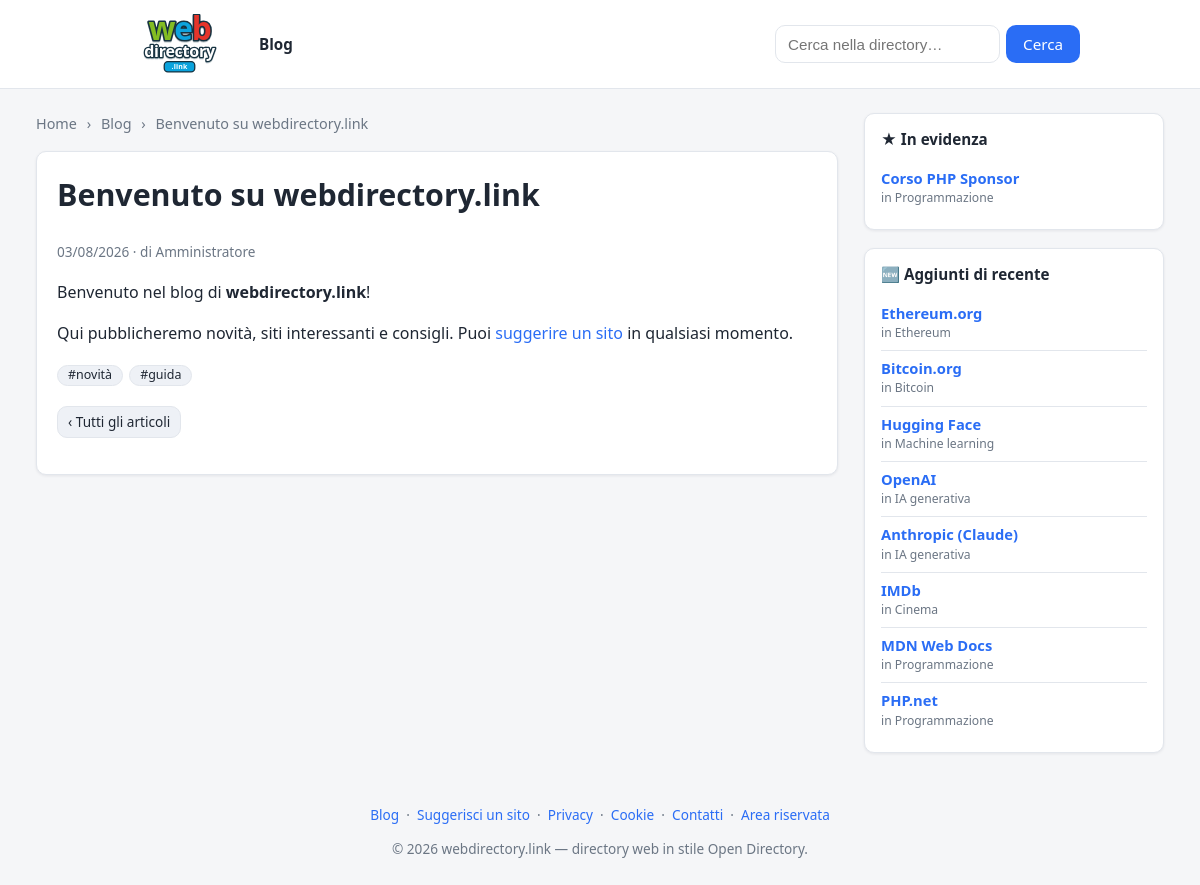
The page /blog/benvenuto on the database its author committed.
### tables this page shows
CREATE TABLE `posts` (
  `id`           INT UNSIGNED NOT NULL AUTO_INCREMENT,
  `title`        VARCHAR(200) NOT NULL,
  `slug`         VARCHAR(220) NOT NULL,
  `excerpt`      VARCHAR(500) NULL,
  `body`         MEDIUMTEXT NULL,
  `cover_image`  VARCHAR(500) NULL,
  `tags`         VARCHAR(255) NULL,
  `category_id`  INT UNSIGNED NULL,
  `status`       ENUM('draft','published') NOT NULL DEFAULT 'draft',
  `author`       VARCHAR(120) NULL,
  `published_at` DATETIME NULL,
  `created_at`   DATETIME NOT NULL DEFAULT CURRENT_TIMESTAMP,
  PRIMARY KEY (`id`),
  UNIQUE KEY `uq_posts_slug` (`slug`),
  KEY `idx_posts_status` (`status`,`published_at`),
  KEY `idx_posts_category` (`category_id`),
  CONSTRAINT `fk_posts_category` FOREIGN KEY (`category_id`)
    REFERENCES `categories` (`id`) ON DELETE SET NULL
);

CREATE TABLE `links` (
  `id`           INT UNSIGNED NOT NULL AUTO_INCREMENT,
  `category_id`  INT UNSIGNED NOT NULL,
  `title`        VARCHAR(200) NOT NULL,
  `url`          VARCHAR(2048) NOT NULL,
  `description`  TEXT NULL,
  `status`       ENUM('approved','pending') NOT NULL DEFAULT 'approved',
  `submitted_by` VARCHAR(190) NULL,    
  `featured`         TINYINT(1) NOT NULL DEFAULT 0,    
  `featured_position` INT NOT NULL DEFAULT 0,          
  `featured_until`   DATE NULL,                        
  `image_url`    VARCHAR(2048) NULL,                   
  `latitude`     DECIMAL(10,7) NULL,                   
  `longitude`    DECIMAL(10,7) NULL,
  `address`      VARCHAR(255) NULL,                    
  `sort_order`   INT NOT NULL DEFAULT 0,
  `created_at`   DATETIME NOT NULL DEFAULT CURRENT_TIMESTAMP,
  PRIMARY KEY (`id`),
  KEY `idx_links_category` (`category_id`),
  KEY `idx_links_status` (`status`),
  KEY `idx_links_featured` (`featured`,`featured_position`),
  FULLTEXT KEY `ft_links_search` (`title`,`description`),
  CONSTRAINT `fk_links_category` FOREIGN KEY (`category_id`)
      REFERENCES `categories`(`id`) ON DELETE CASCADE
);

CREATE TABLE `categories` (
  `id`          INT UNSIGNED NOT NULL AUTO_INCREMENT,
  `parent_id`   INT UNSIGNED NULL,
  `name`        VARCHAR(160) NOT NULL,
  `slug`        VARCHAR(180) NOT NULL,
  `path`        VARCHAR(2000) NOT NULL DEFAULT '',   
  `description` TEXT NULL,
  `sort_order`  INT NOT NULL DEFAULT 0,
  `created_at`  DATETIME NOT NULL DEFAULT CURRENT_TIMESTAMP,
  PRIMARY KEY (`id`),
  KEY `idx_categories_parent` (`parent_id`),
  KEY `idx_categories_path` (`path`(191)),
  CONSTRAINT `fk_categories_parent` FOREIGN KEY (`parent_id`)
      REFERENCES `categories`(`id`) ON DELETE CASCADE
);

### app/helpers.php (called while the page is built, shortened)
<?php
function e(?string $v): string
{
    return htmlspecialchars((string) $v, ENT_QUOTES | ENT_SUBSTITUTE, 'UTF-8');
}
function url(string $path = ''): string
{
    global $CONFIG;
    $base = rtrim($CONFIG['site']['base_url'] ?? '', '/');
    $path = '/' . ltrim($path, '/');
    return $base . ($path === '/' ? '/' : $path);
}
function view(string $view, array $data = [], string $layout = 'layout'): void
{
    extract($data, EXTR_SKIP);
    require APP_PATH . '/views/' . $view . '.php';
    require APP_PATH . '/views/partials/' . $layout . '.php';
}

### app/controllers/PublicController.php (called while the page is built, shortened)
<?php
class PublicController
{
    public static function post(string $slug): void
    {
        $post = Post::findBySlug($slug);
        view('public/post', [
            'title'           => $post['title'],
            'metaDescription' => $post['excerpt'] ?: null,
            'metaImage'       => $post['cover_image'] ?: null,
            'post'            => $post,
        ]);
    }
}

### app/config.php (called while the page is built)
<?php
return [
    'db' => [
        'driver'  => getenv('DB_DRIVER') ?: 'mysql',
        'host'    => getenv('DB_HOST') ?: '127.0.0.1',
        'name'    => getenv('DB_NAME') ?: 'dircms',
        'user'    => getenv('DB_USER') ?: 'root',
        'pass'    => getenv('DB_PASS') ?: '',
        'charset' => 'utf8mb4',
    ],
    'site' => [
        'name'     => 'webdirectory.link',
        'base_url' => '',
        'url'      => getenv('SITE_URL') ?: 'https://webdirectory.link',
        'email'    => 'info@webdirectory.link',
        'owner'    => '',
    ],
    'per_page' => 20,
    'adsense' => [
        'client' => getenv('ADSENSE_CLIENT') ?: '',
        'slot'   => getenv('ADSENSE_SLOT') ?: '',
    ],
    'antispam' => [
        'enabled'  => true,
        'min_secs' => 3,
    ],
    'describe' => [
        'meta_enabled' => true,
        'ai_enabled'   => (bool) (getenv('ANTHROPIC_API_KEY')),
        'ai_api_key'   => getenv('ANTHROPIC_API_KEY') ?: '',
        'ai_model'     => 'claude-haiku-4-5',
    ],
];

### app/Database.php (called while the page is built, shortened)
<?php
class Database
{
    private static ?PDO $pdo = null;
    public static function connect(array $cfg): PDO
    {
        $dsn = sprintf(
            'mysql:host=%s;dbname=%s;charset=%s',
            $cfg['host'],
            $cfg['name'],
            $cfg['charset']
        );
        self::$pdo = new PDO($dsn, $cfg['user'], $cfg['pass'], [
            PDO::ATTR_ERRMODE            => PDO::ERRMODE_EXCEPTION,
            PDO::ATTR_DEFAULT_FETCH_MODE => PDO::FETCH_ASSOC,
            PDO::ATTR_EMULATE_PREPARES   => false,
        ]);
        return self::$pdo;
    }
    public static function pdo(): PDO
    {
        return self::$pdo;
    }
}

### app/models/Post.php (called while the page is built, shortened)
<?php
class Post
{
    public static function db(): PDO
    {
        return Database::pdo();
    }
    public static function findBySlug(string $slug): ?array
    {
        $st = self::db()->prepare(
            'SELECT p.*, c.name AS category_name, c.path AS category_path
             FROM posts p LEFT JOIN categories c ON c.id = p.category_id
             WHERE p.slug = ?'
        );
        $st->execute([$slug]);
        return $st->fetch() ?: null;
    }
    public static function splitTags(?string $tags): array
    {
        $parts = array_map('trim', explode(',', $tags));
        return array_values(array_filter($parts, fn($t) => $t !== ''));
    }
}

### app/models/Link.php (called while the page is built, shortened)
<?php
class Link
{
    public static function db(): PDO
    {
        return Database::pdo();
    }
    public static function expireFeatured(): void
    {
        $st = self::db()->prepare(
            "UPDATE links SET featured = 0
             WHERE featured = 1 AND featured_until IS NOT NULL AND featured_until < ?"
        );
        $st->execute([date('Y-m-d')]);
    }
    public static function topFeatured(int $limit): array
    {
        self::expireFeatured();
        $st = self::db()->prepare(
            "SELECT l.*, c.name AS category_name, c.path AS category_path
             FROM links l JOIN categories c ON c.id = l.category_id
             WHERE l.featured = 1 AND l.status = 'approved'
             ORDER BY l.featured_position ASC, l.created_at DESC
             LIMIT ?"
        );
        $st->bindValue(1, $limit, PDO::PARAM_INT);
        $st->execute();
        return $st->fetchAll();
    }
    public static function recent(int $limit): array
    {
        $st = self::db()->prepare(
            "SELECT l.*, c.name AS category_name, c.path AS category_path
             FROM links l JOIN categories c ON c.id = l.category_id
             WHERE l.status = 'approved'
             ORDER BY l.created_at DESC, l.id DESC
             LIMIT ?"
        );
        $st->bindValue(1, $limit, PDO::PARAM_INT);
        $st->execute();
        return $st->fetchAll();
    }
}

### app/views/public/post.php (the view, shortened to what this page needs)
<nav class="breadcrumb">
  <a href="<?= e(url('/')) ?>">Home</a>
  <span class="sep">›</span>
  <a href="<?= e(url('/blog')) ?>">Blog</a>
  <span class="sep">›</span>
  <span><?= e($post['title']) ?></span>
</nav>
<article class="panel post-single">
  <h1 style="margin-top:0"><?= e($post['title']) ?></h1>
  <div class="muted" style="font-size:.85rem; margin-bottom:16px">
    <?= e(date('d/m/Y', strtotime((string)($post['published_at'] ?? $post['created_at'])))) ?>
    <?php if (!empty($post['author'])): ?> · di <?= e($post['author']) ?><?php endif; ?>
  </div>
  <div class="post-body"><?= $post['body'] ?? '' ?></div>
  <?php $ptags = Post::splitTags($post['tags'] ?? null); ?>
  <?php if ($ptags): ?>
    <div class="post-tags" style="margin-top:18px">
      <?php foreach ($ptags as $t): ?>
        <a class="tag-chip small" href="<?= e(url('/blog') . '?tag=' . rawurlencode($t)) ?>">#<?= e($t) ?></a>
      <?php endforeach; ?>
    </div>
  <?php endif; ?>
  <p style="margin-top:20px"><a class="btn secondary small" href="<?= e(url('/blog')) ?>">‹ Tutti gli articoli</a></p>
</article>

### public/index.php (shortened to what this page needs)
<?php
$configFile = APP_PATH . '/config.php';
$CONFIG = require $configFile;
require APP_PATH . '/Database.php';
require APP_PATH . '/helpers.php';
require APP_PATH . '/models/Link.php';
require APP_PATH . '/models/Post.php';
require APP_PATH . '/controllers/PublicController.php';
$uri = parse_url($_SERVER['REQUEST_URI'] ?? '/', PHP_URL_PATH) ?? '/';
$uri = '/' . trim(rawurldecode($uri), '/');
$method = $_SERVER['REQUEST_METHOD'] ?? 'GET';
foreach ($routes as [$rMethod, $pattern, $handler]) {
    if ($rMethod === $method && preg_match($pattern, $uri, $m)) {
        array_shift($m);
        $handler(...$m);
        exit;
    }
}

### app/views/partials/sidebar.php (shortened to what this page needs)
<?php
$topLinks    = Link::topFeatured(5);
$recentLinks = Link::recent(8);
?>
<aside class="sidebar">
  <div class="side-box">
    <h3 class="side-title">★ In evidenza</h3>
    <?php if ($topLinks): ?>
      <ul class="side-list">
        <?php foreach ($topLinks as $l): ?>
          <li>
            <a class="side-link" href="<?= e($l['url']) ?>" target="_blank" rel="nofollow noopener sponsored"><?= e($l['title']) ?></a>
            <span class="side-cat">in <a href="<?= e(url($l['category_path'])) ?>"><?= e($l['category_name']) ?></a></span>
          </li>
        <?php endforeach; ?>
      </ul>
    <?php endif; ?>
  </div>
  <div class="side-box">
    <h3 class="side-title">🆕 Aggiunti di recente</h3>
    <?php if ($recentLinks): ?>
      <ul class="side-list">
        <?php foreach ($recentLinks as $l): ?>
          <li>
            <a class="side-link" href="<?= e($l['url']) ?>" target="_blank" rel="nofollow noopener"><?= e($l['title']) ?></a>
            <span class="side-cat">in <a href="<?= e(url($l['category_path'])) ?>"><?= e($l['category_name']) ?></a></span>
          </li>
        <?php endforeach; ?>
      </ul>
    <?php else: ?>
      <p class="side-empty">Ancora nessun sito. <a href="<?= e(url('/suggest')) ?>">Suggeriscine uno</a>.</p>
    <?php endif; ?>
  </div>
</aside>

### assets/css/style.css (style rules this page uses)
:root { --bg:#f5f6f8; --panel:#ffffff; --ink:#1f2733; --muted:#6b7684; --brand:#2a6df5; --brand-dark:#1a52c9; --border:#e2e6ec; --ok:#1f9d55; --warn:#d97706; --danger:#dc2626; --pending:#fff7ed; --radius:10px; --shadow:0 1px 3px rgba(20,30,50,.08); }
* { box-sizing:border-box }
body { margin:0; font-family:system-ui,-apple-system,"Segoe UI",Roboto,Helvetica,Arial,sans-serif; color:var(--ink); background:var(--bg); line-height:1.5; }
a { color:var(--brand); text-decoration:none }
.post-tags { display:flex; flex-wrap:wrap; gap:6px; margin:8px 0 }
.tag-chip { display:inline-block; background:#eef1f6; color:var(--ink); border:1px solid var(--border); border-radius:999px; padding:4px 12px; font-size:.85rem; line-height:1 }
.tag-chip.small { padding:3px 10px; font-size:.78rem }
.post-body { line-height:1.7 }
.post-body p { margin:0 0 14px }
.post-body a { color:var(--brand) }
.post-single h1 { font-size:1.9rem }
.sidebar { display:flex; flex-direction:column; gap:18px; position:sticky; top:16px }
.side-box { background:var(--panel); border:1px solid var(--border); border-radius:var(--radius); box-shadow:var(--shadow); padding:14px 16px }
.side-title { margin:0 0 10px; font-size:.95rem }
.side-list { list-style:none; margin:0; padding:0 }
.side-list li { padding:8px 0; border-bottom:1px solid var(--border) }
.side-list li:last-child { border-bottom:0 }
.side-link { display:block; font-weight:600; font-size:.92rem; line-height:1.3 }
.side-cat { display:block; font-size:.76rem; color:var(--muted); margin-top:1px }
.side-cat a { color:var(--muted) }
.btn { display:inline-block; padding:8px 16px; border-radius:var(--radius); border:1px solid transparent; background:var(--brand); color:#fff; font-size:.95rem; cursor:pointer; font-family:inherit; }
.btn.small { padding:5px 10px; font-size:.85rem }
.btn.secondary { background:#eef1f6; color:var(--ink); border-color:var(--border) }
.panel { background:var(--panel); border:1px solid var(--border); border-radius:var(--radius); box-shadow:var(--shadow); padding:20px; margin-bottom:20px }
.breadcrumb { font-size:.9rem; color:var(--muted); margin:0 0 16px }
.breadcrumb a { color:var(--muted) }
.breadcrumb .sep { margin:0 6px }
.muted { color:var(--muted) }
h1 { margin-top:0 }

### rows shown on the page
posts: title "Benvenuto su webdirectory.link", published_at "03/08/2026", author "Amministratore", body "Benvenuto nel blog di webdirectory.link ! Qui pubblicheremo novità, siti interessanti e consigli. Puoi suggerire un sito in qualsiasi momento.", tags "novità", tags "guida"
links: title "Corso PHP Sponsor", category.name "Programmazione"
links: title "Ethereum.org", category.name "Ethereum"
links: title "Bitcoin.org", category.name "Bitcoin"
links: title "Hugging Face", category.name "Machine learning"
links: title "OpenAI", category.name "IA generativa"
links: title "Anthropic (Claude)", category.name "IA generativa"
links: title "IMDb", category.name "Cinema"
links: title "MDN Web Docs", category.name "Programmazione"
links: title "PHP.net", category.name "Programmazione"

### other values the page prints
$siteName "webdirectory.link"
